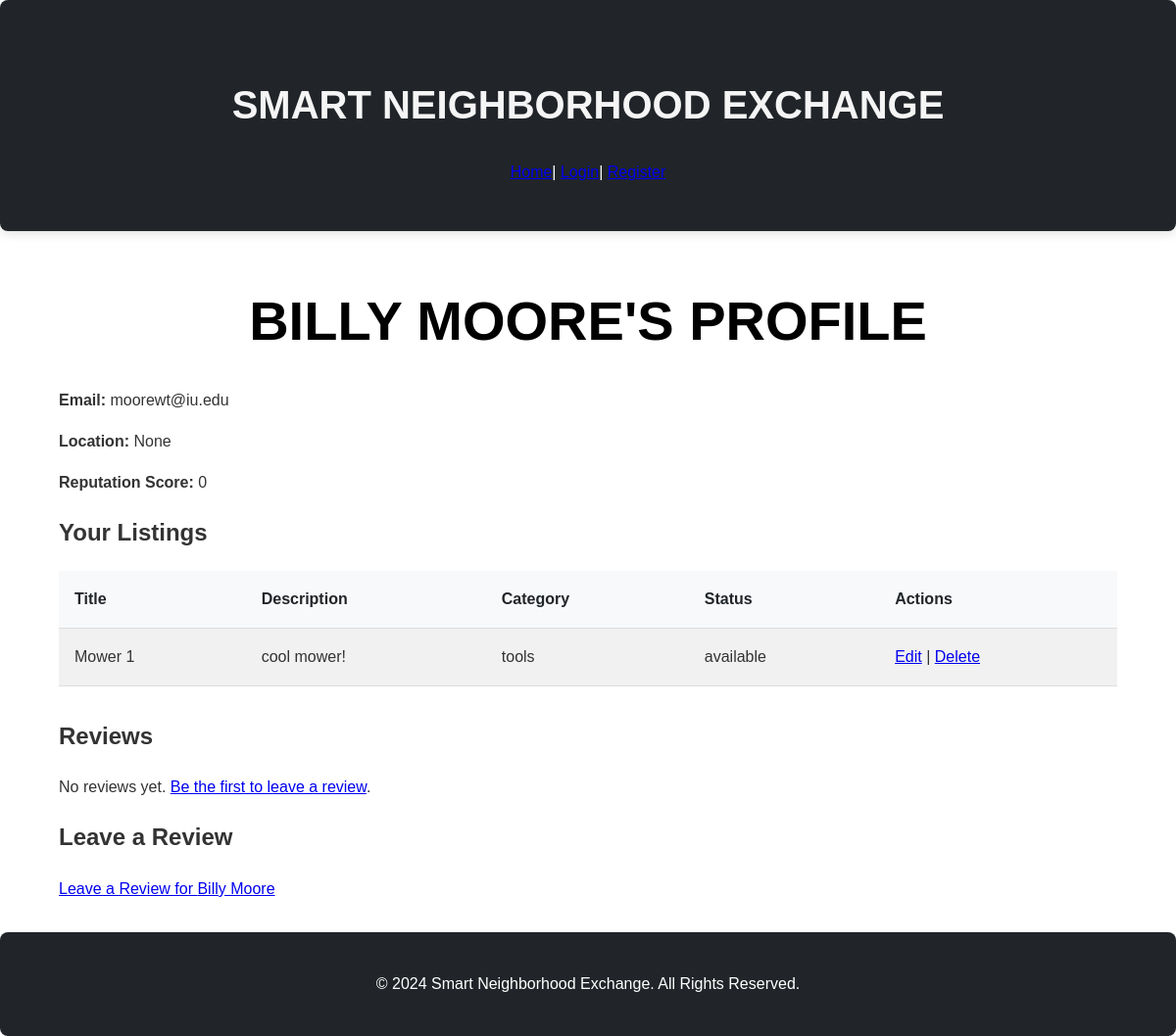
The app's page /profile/1 with its own data.
### tables this page shows
CREATE TABLE users (
    id INTEGER PRIMARY KEY AUTOINCREMENT,
    name TEXT NOT NULL,
    email TEXT NOT NULL UNIQUE,
    password TEXT NOT NULL,
    profile_image TEXT,
    location TEXT,
    reputation_score INTEGER DEFAULT 0
);

CREATE TABLE listings (
    id INTEGER PRIMARY KEY AUTOINCREMENT,
    user_id INTEGER NOT NULL,
    title TEXT NOT NULL,
    description TEXT NOT NULL,
    category TEXT NOT NULL,
    status TEXT DEFAULT 'available',
    date_posted TEXT NOT NULL,
    image_url TEXT,
    FOREIGN KEY (user_id) REFERENCES users (id)
);

### app.py (the view)
@app.route('/profile/<int:user_id>')
def profile(user_id):
    conn = get_db_connection()
    user = conn.execute('SELECT * FROM users WHERE id = ?', (user_id,)).fetchone()
    if user is None:
        conn.close()
        flash('User not found.', 'error')
        return redirect(url_for('index'))
    user_listings = conn.execute('SELECT * FROM listings WHERE user_id = ?', (user_id,)).fetchall()
    user_reviews = conn.execute('''
        SELECT reviews.*, users.name AS reviewer_name
        FROM reviews
        JOIN users ON reviews.reviewer_id = users.id
        WHERE reviews.user_id = ?
    ''', (user_id,)).fetchall()
    conn.close()
    return render_template('profile.html', user=user, user_listings=user_listings, user_reviews=user_reviews)

### app.py (called while the page is built)
def get_db_connection():
    conn = sqlite3.connect('birthdays.db')  # SQLite database file
    conn.row_factory = sqlite3.Row  # Enables dictionary-like access
    return conn

### templates/profile.html (shortened to what this page needs)
{% extends "layout.html" %}
{% block body %}
    <div class="container">
        <section class="profile-details">
            <h1>{{ user['name'] }}'s Profile</h1>
            <p><strong>Email:</strong> {{ user['email'] }}</p>
            <p><strong>Location:</strong> {{ user['location'] }}</p>
            <p><strong>Reputation Score:</strong> {{ user['reputation_score'] }}</p>
        </section>
        <section class="user-listings">
            <h2>Your Listings</h2>
            {% if user_listings %}
            <table>
                <thead>
                    <tr>
                        <th>Title</th>
                        <th>Description</th>
                        <th>Category</th>
                        <th>Status</th>
                        <th>Actions</th>
                    </tr>
                </thead>
                <tbody>
                    {% for listing in user_listings %}
                    <tr>
                        <td>{{ listing['title'] }}</td>
                        <td>{{ listing['description'] }}</td>
                        <td>{{ listing['category'] }}</td>
                        <td>{{ listing['status'] }}</td>
                        <td>
                            <a href="{{ url_for('edit_listing', listing_id=listing['id']) }}">Edit</a> |
                            <a href="{{ url_for('delete_listing', listing_id=listing['id']) }}">Delete</a>
                        </td>
                    </tr>
                    {% endfor %}
                </tbody>
            </table>
            {% else %}
            <p>You have no listings yet. <a href="{{ url_for('add_listing') }}">Add a new listing</a>.</p>
            {% endif %}
        </section>
        <section class="user-reviews">
            <h2>Reviews</h2>
            {% if user_reviews %}
            <table>
                <thead>
                    <tr>
                        <th>Reviewer</th>
                        <th>Rating</th>
                        <th>Comment</th>
                        <th>Date</th>
                    </tr>
                </thead>
                <tbody>
                    {% for review in user_reviews %}
                    <tr>
                        <td>{{ review['reviewer_name'] }}</td>
                        <td>{{ review['rating'] }}/5</td>
                        <td>{{ review['comment'] }}</td>
                        <td>{{ review['date_posted'] }}</td>
                    </tr>
                    {% endfor %}
                </tbody>
            </table>
            {% else %}
            <p>No reviews yet. <a href="{{ url_for('leave_review', user_id=user['id']) }}">Be the first to leave a review</a>.</p>
            {% endif %}
        </section>
        <section class="leave-review">
            <h2>Leave a Review</h2>
            <p><a href="{{ url_for('leave_review', user_id=user['id']) }}">Leave a Review for {{ user['name'] }}</a></p>
        </section>
    </div>
{% endblock %}

### static/styles.css (style rules this page uses)
body { background-color: #fff; color: #333; font-size: 1rem; font-weight: 400; line-height: 1.6; margin: 0; text-align: left; font-family: 'Arial', sans-serif; }
.container { margin-left: auto; margin-right: auto; padding: 0 20px; width: 90%; }
h1 { font-family: 'Montserrat', sans-serif; font-size: 3.5rem; font-weight: 700; color:black; margin-bottom: 1.5rem; text-transform: uppercase; text-align: center; }
table { background-color: transparent; margin-bottom: 2rem; width: 100%; border-collapse: collapse; }
table th, table td { padding: 1rem; vertical-align: middle; border-bottom: 1px solid #ddd; text-align: left; }
table th { background-color: #f8f9fa; font-weight: 600; color: #212529; }
tbody tr:nth-of-type(odd) { background-color: #f1f1f1; }

### records on screen
users: name "BILLY MOORE", email "moorewt@iu.edu", reputation_score "0", name "Billy Moore"
listings: title "Mower 1", description "cool mower!", category "tools", status "available"

### other values on screen
{{ user['location'] }} "None"
